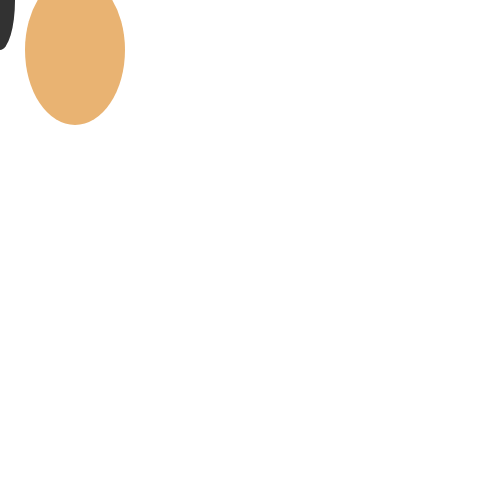
Frame 1 (no input)
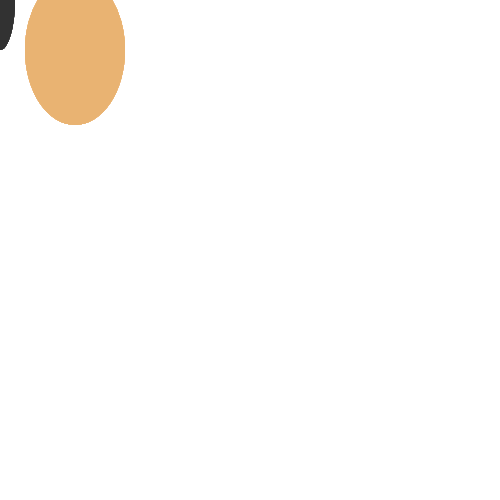
Frame 60 (no input)
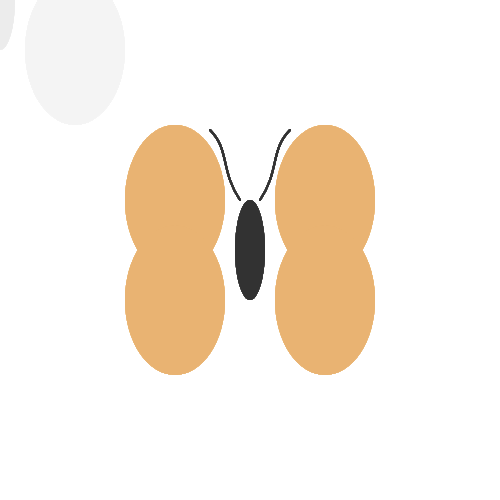
Frame 120 (the mouse pressed at the canvas centre since frame 60)

The p5.js sketch that drew these frames (run headless with seeded random() and noise() and a simulated clock; from frame 60 on, the mouse is pressed at the canvas centre):

// p5.js sketch
// ── sketch.js
function setup() {
  //canvas size
	createCanvas(500, 500);
	frameRate(100);
}

function draw() {
	fill(255, 10);
	noStroke();
  //redraw the canvas every time
	rect(0, 0, 2000, 2000);
   //shapes color begie
	let A = random(233, 233);
	let B = random(179, 179);
	let C = random(114, 114);

	// Draw the butterfly body
	fill(50);
  //for the middle part of the butterfly body
  //mouse x and y for mouse trace
	ellipse(mouseX, mouseY, 30, 100); 

	// Draw the butterfly wings
	fill(A, B, C);
  //75 for the right angle
	ellipse(mouseX + 75, mouseY - 50, 100, 150); // Right upper wing
	ellipse(mouseX - 75, mouseY - 50, 100, 150); // Left upper wing
	ellipse(mouseX + 75, mouseY + 50, 100, 150); // Right lower wing
	ellipse(mouseX - 75, mouseY + 50, 100, 150); // Left lower wing

	// Draw butterfly lines
	stroke(50);
	strokeWeight(2);
	noFill();
	bezier(mouseX - 10, mouseY - 50, mouseX - 30, mouseY - 80, mouseX - 20, mouseY - 100, mouseX - 40, mouseY - 120);
	bezier(mouseX + 10, mouseY - 50, mouseX + 30, mouseY - 80, mouseX + 20, mouseY - 100, mouseX + 40, mouseY - 120);
}
